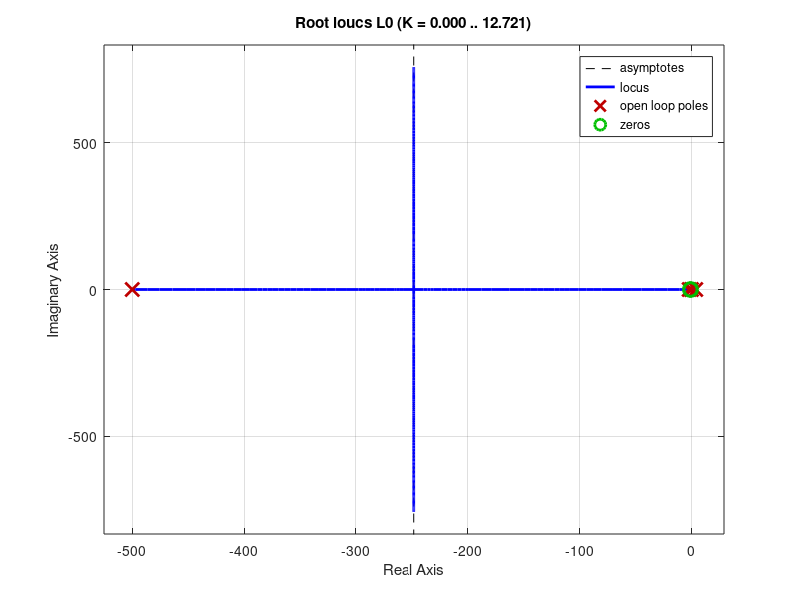
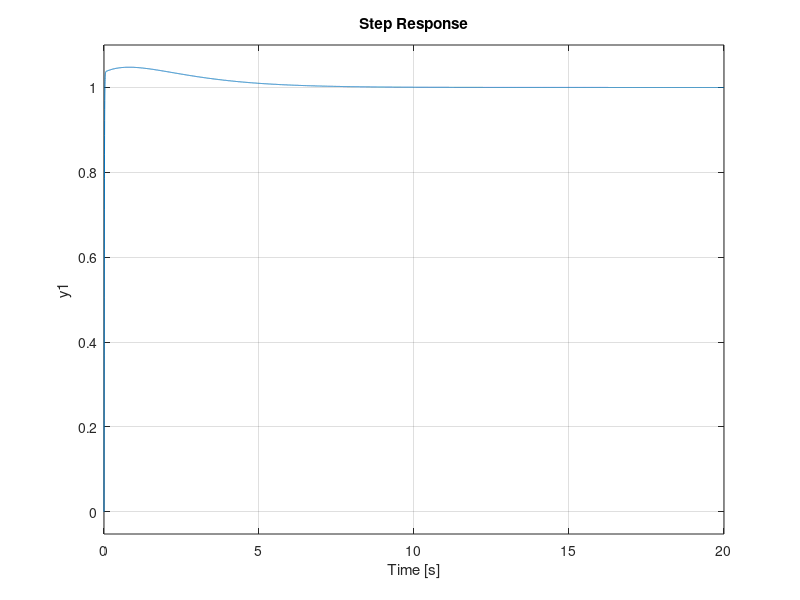
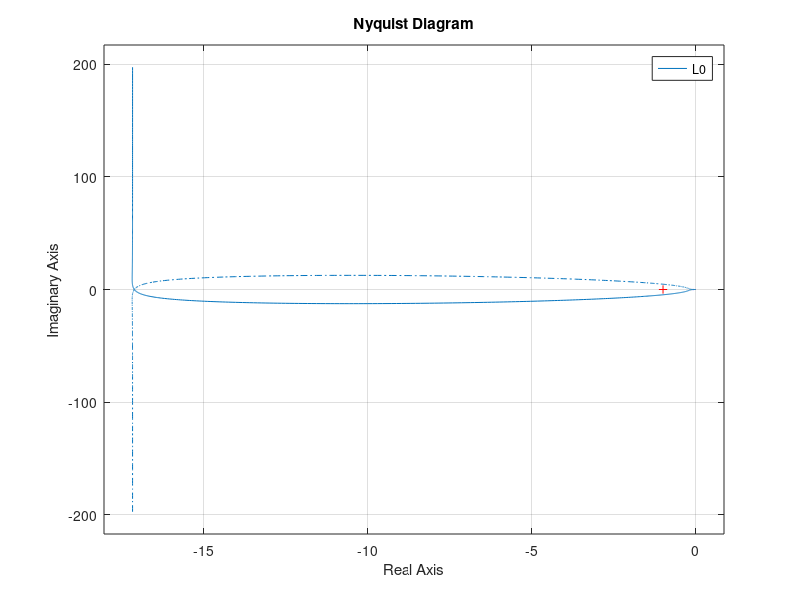
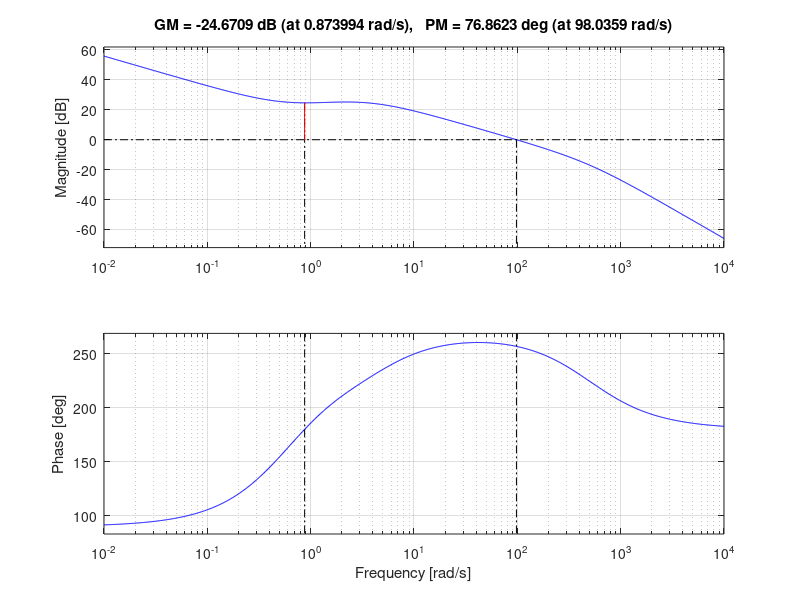

These figures' MATLAB source, in order:
clear all 
close all 
clc

%% Processo nominale 

s= tf('s');% dichiarazione della variabile  s
P0 = (s+1)/(s*(s+2)*(s-4)); % processo nominale

% consideriamo un 
% errore nullo per riferimenti rampa 
% overshoot inferiore al 20% 
% rise time inferiore al 3 secondi Ta,5 < 3 secondi 
%% controllore primario 
k=50;
C0  = (s/0.5+1)/(s/500+1) ; 
L0 = k*P0*C0;


Wyr = minreal(L0/(1+L0))

figure(1)
rlocus(L0)

figure(2)
step(Wyr,20)

figure(3)
nyquist(L0)

figure(4)
margin(L0)
